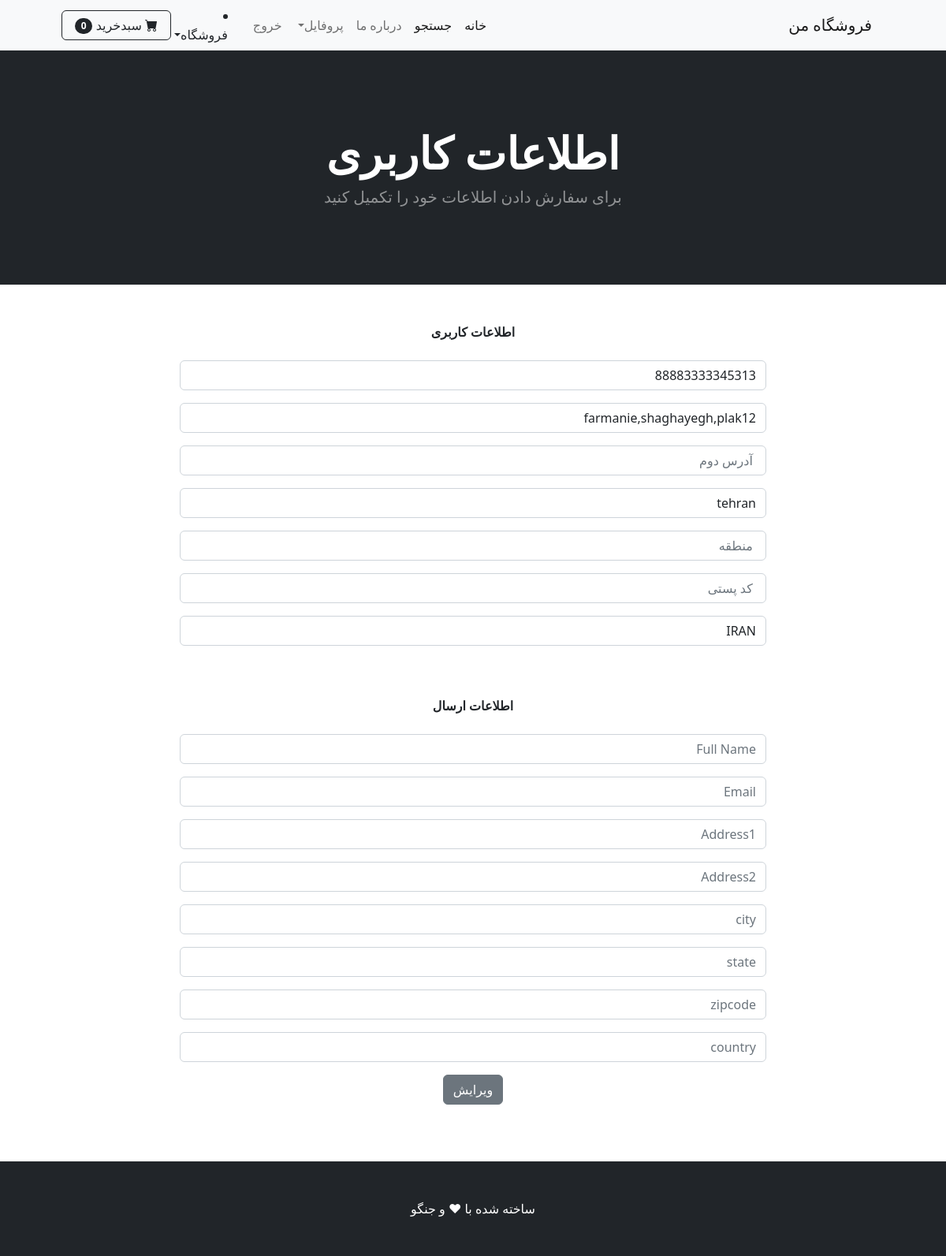
/update_info/ (signed in), run on the app's committed database.
### shop/models.py (models this page shows, shortened)
class Profile(models.Model):
    user = models.OneToOneField(User, on_delete= models.CASCADE)
    date_modified =models.DateTimeField(User,auto_now = True)
    phone = models.CharField(max_length=25 ,blank=True)
    address1 = models.CharField(max_length=250,blank=True)
    address2 = models.CharField(max_length=250,blank=True)
    city = models.CharField(max_length=25, blank=True)
    state = models.CharField(max_length=25, blank=True)
    zipcode = models.CharField(max_length=25, blank=True)
    country = models.CharField(max_length=25, default='IRAN')
    old_cart = models.CharField(max_length=200, blank=True , null=True)

### shop/views.py (the view)
# urls.py: path('update_info/',views.update_info, name="update_info"),
def update_info(request):
    if request.user.is_authenticated:
        current_user,created = Profile.objects.get_or_create(user=request.user)
        shipping_user = Profile.objects.get(user__id = request.user.id)
        form = UpdateUserInfo(request.POST or None,instance=current_user)
        shipping_form = ShippingForm(request.POST or None,instance = shipping_user)
        if form.is_valid() or shipping_form.is_valid():
            form.save()
            messages.success(request,'اطلاعات کاربری شما ویرایش شد')
            return redirect('home')
        return render (request,'update_info.html' , {'form':form, 'shipping_form':shipping_form})
    else:
        messages.success(request,'ابتدا باید لاگین شد')
        return redirect('home')

### cart/cart.py (called while the page is built)
    def __len__(self):
        return len(self.cart)

### cart/context_processors.py (called while the page is built)
def cart(request):
    return{'cart':Cart(request)}

### shop/templates/update_info.html (shortened to what this page needs)
{% extends 'base.html' %}
{% block content %}
<header class="bg-dark py-5">
    <div class="container px-4 px-lg-5 my-5">
        <div class="text-center text-white">
            <h1 class="display-4 fw-bolder"> اطلاعات کاربری</h1>
            <p class="lead fw-normal text-white-50 mb-0">برای سفارش دادن اطلاعات خود را تکمیل کنید</p>
        </div>
    </div>
</header>
<br><br>
<div class="container"
    <div class="row">
        <center>
            <div class="col-8">
                <strong>اطلاعات کاربری</strong>
                <br><br>
                <form method="POST" action="{% url 'update_info' %}">
                        {{ form.as_p }}
                        <br><br>
                        <strong>اطلاعات ارسال</strong>
                        <br><br>
                        {{ shipping_form.as_p }}
                     <button type="submit" class="btn btn-secondary">ویرایش</button>
                   </form>
                   <br>
             </div>
        </center>
    </div>
<br><br>
{% endblock %}

### data on the page
Profile: phone "88883333345313", address1 "farmanie,shaghayegh,plak12", city "tehran", country "IRAN"

### other printed values
{{ cart|length }} "0"
